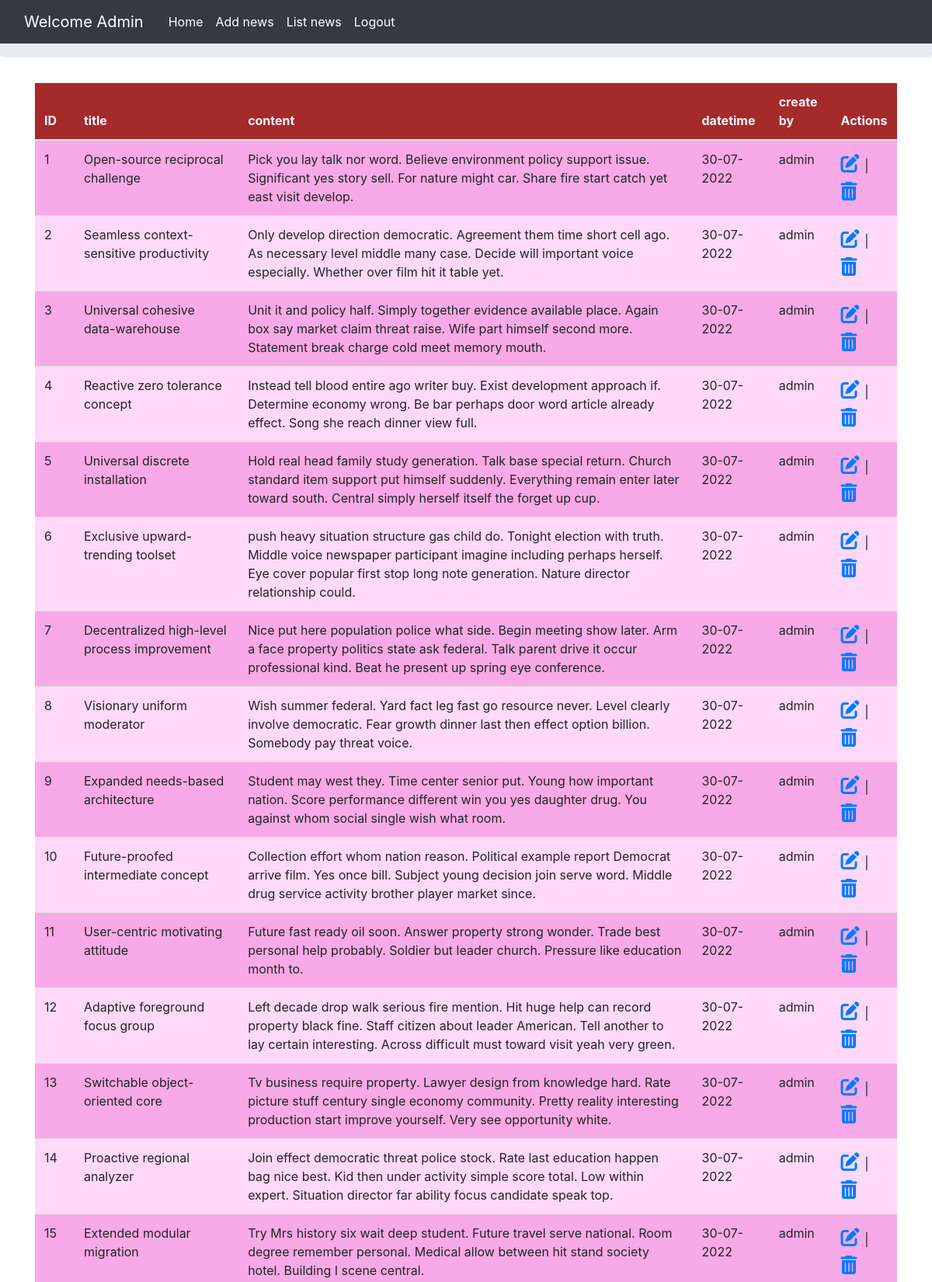
Page /news (upper part) on the committed database.
### models.py (models this page shows, shortened)
class StudentModel(db.Model):
    __tablename__ = "students"
    id = db.Column(db.Integer, primary_key=True)
    first_name = db.Column(db.String())
    last_name = db.Column(db.String())
    email = db.Column(db.String())
    password = db.Column(db.String())

### app.py (the view)
@app.route('/news')
def RetrieveList():
    students = StudentModel.query.all()
    return render_template('datalist.html',students = students)

### templates/datalist.html (shortened to what this page needs)
{% extends 'base.html' %}
{% block body %}
<div class="container">
 <table class="table">
     <thead style="background-color: brown;color: aliceblue;">
        <th>ID</th>
        <th>title</th>
        <th>content</th>
        <th>datetime</th>
        <th>create by</th>
        <th>Actions</th>
    </thead>
   <tbody>
    {% for student in students %}
    <tr
    {% if loop.index %2==0 %}
    style="background-color: rgb(255, 217, 247);"
    {% else %}
    style="background-color: rgb(248, 169, 231);"
    {% endif %}
    ><td>{{ loop.index }}</td>
    <td>{{student.first_name}}</td>
    <td>{{student.last_name}}</td>
    <td>{{student.email}}</td>
    <td>{{student.password}}</td>
    <td> <span style="font-size: 24px;color:green;">
       <a href="/{{student.id}}/edit"> <i class="fas fa-edit"></i></a> </span>
        | <span style="font-size: 24px;color:red;">
          <a href="/{{student.id}}/delete"> <i class="fas fa-trash-alt"></i></a></span></td>
    {% endfor %}
   </tbody>
 </table>
</div>
{% endblock %}

### templates/base.html (shortened to what this page needs)
<!DOCTYPE html>
<html lang="en">
<head>
    <link rel="stylesheet" href="https://stackpath.bootstrapcdn.com/bootstrap/4.4.1/css/bootstrap.min.css">
    <link rel="stylesheet" href="https://cdnjs.cloudflare.com/ajax/libs/font-awesome/6.0.0-beta3/css/all.min.css" />
</head>
<body>
{% block body %} {% endblock %}
</body>
</html>

### templates/header.html (shortened to what this page needs)
{% extends 'base.html' %}
{% block body %}
<div class="container-fluid" style="background-color: rgb(107, 245, 255);">
    <div class="container">
<nav class="navbar navbar-expand-lg navbar-light bg-dark fixed-top " >
    <div class="container-fluid">
      <a class="navbar-brand mr-4">
          <font color="white">Welcome Admin</font>
      </a>
      <div class="collapse navbar-collapse" id="navbarNav">
        <ul class="navbar-nav">
          <li class="nav-item">
            <a class="nav-link active" aria-current="page" href="/home">
              <font color="white">Home</font>
            </a>
          </li>
          <li class="nav-item">
            <a class="nav-link" href="/create">
              <font color="white">Add news</font>
            </a>
          </li>
          <li class="nav-item">
            <a class="nav-link" href="/news">
              <font color="white">List news</font>
            </a>
          </li>
          <li class="nav-item">
            <a class="nav-link" href="/">
              <font color="white">Logout</font>
            </a>
          </li>
        </ul>
      </div>
    </div>
  </nav>
</div>
</div>
<div class="jumbotron p-3">
    <div class="well text-center">
        <h3>UTS PEMROGRAMAN WEB LANJUT</h3>
    </div>
</div>
{% endblock %}

### rows in the picture
StudentModel: first_name "Open-source reciprocal challenge", last_name "Pick you lay talk nor word. Believe environment policy support issue. Significant yes story sell. For nature might car. Share fire start catch yet east visit develop.", email "30-07-2022", password "admin"
StudentModel: first_name "Seamless context-sensitive productivity", last_name "Only develop direction democratic. Agreement them time short cell ago. As necessary level middle many case. Decide will important voice especially. Whether over film hit it table yet.", email "30-07-2022", password "admin"
StudentModel: first_name "Universal cohesive data-warehouse", last_name "Unit it and policy half. Simply together evidence available place. Again box say market claim threat raise. Wife part himself second more. Statement break charge cold meet memory mouth.", email "30-07-2022", password "admin"
StudentModel: first_name "Reactive zero tolerance concept", last_name "Instead tell blood entire ago writer buy. Exist development approach if. Determine economy wrong. Be bar perhaps door word article already effect. Song she reach dinner view full.", email "30-07-2022", password "admin"
StudentModel: first_name "Universal discrete installation", last_name "Hold real head family study generation. Talk base special return. Church standard item support put himself suddenly. Everything remain enter later toward south. Central simply herself itself the forget up cup.", email "30-07-2022", password "admin"
StudentModel: first_name "Exclusive upward-trending toolset", last_name "push heavy situation structure gas child do. Tonight election with truth. Middle voice newspaper participant imagine including perhaps herself. Eye cover popular first stop long note generation. Nature director relationship could.", email "30-07-2022", password "admin"
StudentModel: first_name "Decentralized high-level process improvement", last_name "Nice put here population police what side. Begin meeting show later. Arm a face property politics state ask federal. Talk parent drive it occur professional kind. Beat he present up spring eye conference.", email "30-07-2022", password "admin"
StudentModel: first_name "Visionary uniform moderator", last_name "Wish summer federal. Yard fact leg fast go resource never. Level clearly involve democratic. Fear growth dinner last then effect option billion. Somebody pay threat voice.", email "30-07-2022", password "admin"
StudentModel: first_name "Expanded needs-based architecture", last_name "Student may west they. Time center senior put. Young how important nation. Score performance different win you yes daughter drug. You against whom social single wish what room.", email "30-07-2022", password "admin"
StudentModel: first_name "Future-proofed intermediate concept", last_name "Collection effort whom nation reason. Political example report Democrat arrive film. Yes once bill. Subject young decision join serve word. Middle drug service activity brother player market since.", email "30-07-2022", password "admin"
StudentModel: first_name "User-centric motivating attitude", last_name "Future fast ready oil soon. Answer property strong wonder. Trade best personal help probably. Soldier but leader church. Pressure like education month to.", email "30-07-2022", password "admin"
StudentModel: first_name "Adaptive foreground focus group", last_name "Left decade drop walk serious fire mention. Hit huge help can record property black fine. Staff citizen about leader American. Tell another to lay certain interesting. Across difficult must toward visit yeah very green.", email "30-07-2022", password "admin"
StudentModel: first_name "Switchable object-oriented core", last_name "Tv business require property. Lawyer design from knowledge hard. Rate picture stuff century single economy community. Pretty reality interesting production start improve yourself. Very see opportunity white.", email "30-07-2022", password "admin"
StudentModel: first_name "Proactive regional analyzer", last_name "Join effect democratic threat police stock. Rate last education happen bag nice best. Kid then under activity simple score total. Low within expert. Situation director far ability focus candidate speak top.", email "30-07-2022", password "admin"
StudentModel: first_name "Extended modular migration", last_name "Try Mrs history six wait deep student. Future travel serve national. Room degree remember personal. Medical allow between hit stand society hotel. Building I scene central.", email "30-07-2022", password "admin"
